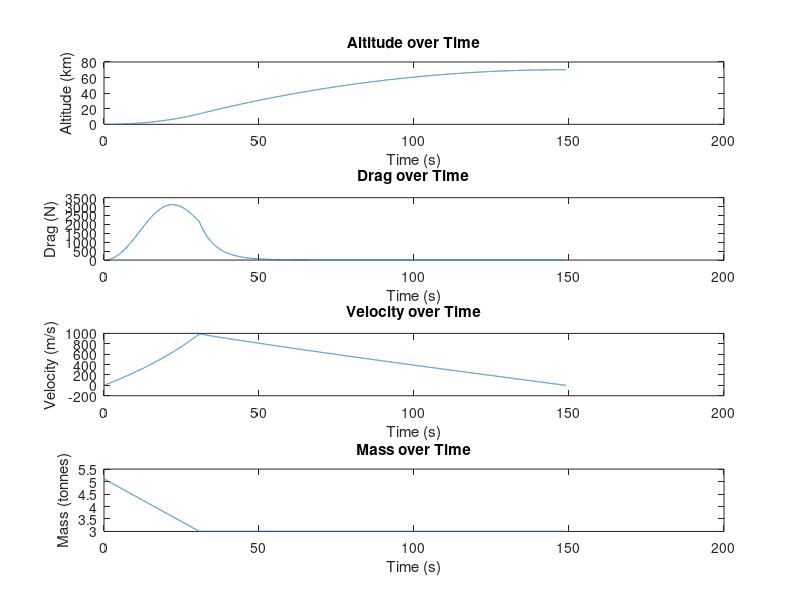

MATLAB code for this plot:
% Constants
R = 600000;           % Kerbin's radius in meters
G = 6.674e-11;         % Gravitational constant
M = 5.29e22;          % Kerbin's mass in kg
rho0 = 1.225;          % Sea-level air density in kg/m^3
H = 5600;              % Scale height in meters
g0 = 9.8;             % Surface gravity in m/s^2
dt = 0.01;             % Time step in seconds
t_final = 100000;      % Extended total simulation time in seconds

% Initial conditions for KSP rocket
Cd = 0.026;              % Drag coefficient (assumption)
m_initial = 5109;   
A = 1.54;              % Cross-sectional area in m^2 (example)
Isp = 250;             % ISP of KSP Rocket (sea level)
v = 0;                 % Initial velocity
h = 0;                 % Initial altitude
mass = m_initial;      % Set initial mass
mass_flow_rate = 68.5;
v_escape = 3431;       % Kerbin's escape velocity at sea level in m/s
dry_mass = 3002;    
height_objective = 70000; %objective height in meters

% Payload for KSP rocket
payload_mass = 0; 

% Initialize arrays for plotting
time_array = 0:dt:t_final;
altitude_array = zeros(size(time_array));
velocity_array = zeros(size(time_array));
mass_array = zeros(size(time_array));
drag_array = zeros(size(time_array));

% Initialize delta-v accumulator
delta_v_total = 0;
delta_v_drag = 0;
idx = 1;
F_max_drag = 0;
h_max = 0;

% Time loop
for t = 0:dt:t_final
    % Update gravitational acceleration at current altitude
    g = G * M / (R + h)^2;

    % Update air density based on current altitude
    rho = rho0 * exp(-h / H);

    % Calculate drag force based on current velocity and altitude
    D = 0.5 * A * Cd * rho * v^2;
    if D>F_max_drag
        F_max_drag=D;
    end

    % Calculate total thrust force based on combined ISP, mass flow rate, and surface gravity
    if mass >= dry_mass + payload_mass
        F = mass_flow_rate * Isp * g0;
    else
        F = 0;
    end

    % Net force and acceleration
    F_net = F - D - mass * g;
    a = F_net / mass;

    % Update velocity and altitude
    v = v + a * dt;
    h = h + v * dt;

    if h>h_max
        h_max=h;
    end

    % Update mass due to fuel consumption
    if mass > dry_mass + payload_mass
        mass = mass - mass_flow_rate * dt;
    else
        mass = dry_mass + payload_mass-1;
    end

    % Store data for plotting
    altitude_array(idx) = h;
    velocity_array(idx) = v;
    mass_array(idx) = mass;
    drag_array(idx) = D;

    % Increment delta-v
    delta_v_total = delta_v_total + abs(F * dt / mass);
    % Calculate drag Delta-V loss
    delta_v_drag = delta_v_drag + (D * dt / mass);


    % Break the loop if the velocity reaches or exceeds the escape velocity
    if mass <= dry_mass + payload_mass && v <= 0 
        break;
    end
    
    % Increment index for data storage
    idx = idx + 1;
end

% Output the results
disp(['Final velocity: ', num2str(v), ' m/s']);
disp(['Max altitude: ', num2str(h), ' m']);
disp(['Final mass: ', num2str(mass), ' kg']);
disp(['Payload mass: ', num2str(payload_mass), ' kg']); % Display payload mass
disp(['Total Delta-V: ', num2str(delta_v_total), ' m/s']); % Display accumulated delta-v
disp(['Total Delta-V drag loss: ', num2str(delta_v_drag), ' m/s']); % Display accumulated delta-v drag loss
disp(['Max Drag Force: ', num2str(F_max_drag), ' N']);

% Plot results
time_array = time_array(1:idx); % Trim arrays to actual simulation time
altitude_array = altitude_array(1:idx);
velocity_array = velocity_array(1:idx);
mass_array = mass_array(1:idx);
drag_array = drag_array(1:idx);

figure;
subplot(4, 1, 1);
plot(time_array, altitude_array / 1000); % Altitude in km
xlabel('Time (s)');
ylabel('Altitude (km)');
title('Altitude over Time');

subplot(4, 1, 2);
plot(time_array, drag_array); % Drag force in Newton
xlabel('Time (s)');
ylabel('Drag (N)');
title('Drag over Time');

subplot(4, 1, 3);
plot(time_array, velocity_array);
xlabel('Time (s)');
ylabel('Velocity (m/s)');
title('Velocity over Time');

subplot(4, 1, 4);
plot(time_array, mass_array / 1000); % Mass in tonnes
xlabel('Time (s)');
ylabel('Mass (tonnes)');
title('Mass over Time');

